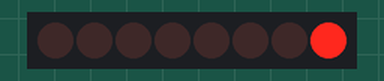
Simulated run of this sketch. Board: Arduino Uno, built with avr-gcc and run on an emulated ATmega328P. Parts: 8 shift-register outputs drawn as a row of LEDs (first output left, lit = HIGH). Wiring (inferred from the names in the program): shift register (74HC595): data pin 12; shift clock pin 9; latch pin 11. Wiring (inferred from the signals the program sends): row of LEDs: on Q0, Q1, Q2, Q3, Q4, Q5, Q6, Q7.

Above: at 1.1 s.
At 5.1 s:
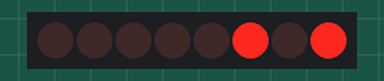
At 10.1 s:
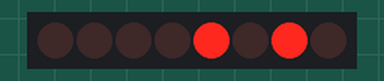
At 20.1 s:
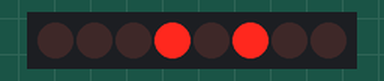
At 29.1 s:
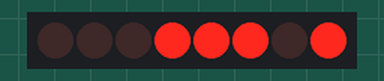
At 39.1 s:
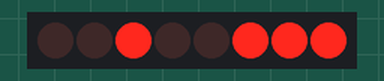
Timing chart, 0 to 40.0 s (numbered marks = the images above):
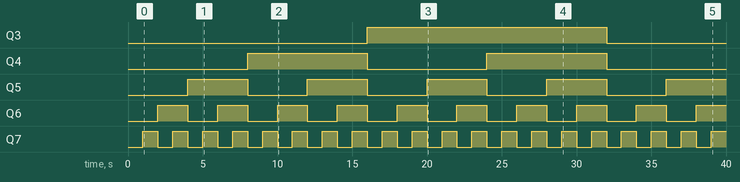

The sketch:

shiftRegister.ino
```cpp
int latchPin = 11;
int clockPin = 9;
int dataPin = 12;
int dt = 1000;

byte LEDs=0x00;
void setup(){
    pinMode(latchPin, OUTPUT);
    pinMode(dataPin, OUTPUT);
    pinMode(clockPin, OUTPUT);
    Serial.begin(115200);

}
void loop(){
    digitalWrite(latchPin, LOW);
    shiftOut(dataPin, clockPin, LSBFIRST, LEDs);
    digitalWrite(latchPin, HIGH);
    delay(dt);
    if(LEDs==0xFF){
        LEDs = 0x00;
    }else{
    LEDs++;
    }
    digitalWrite(latchPin, LOW);
    shiftOut(dataPin, clockPin, LSBFIRST, LEDs);
    digitalWrite(latchPin, HIGH);

}
```

Measured:
- by itself, Q3: LOW → HIGH at 16.0 s, → LOW 16.0 s later
- by itself, Q4: alternates HIGH for 8.0 s and LOW for 8.0 s
- by itself, Q5: alternates HIGH for 4.0 s and LOW for 4.0 s
- by itself, Q6: alternates HIGH for 2.0 s and LOW for 2.0 s
- by itself, Q7: alternates HIGH for 1.0 s and LOW for 1.0 s
